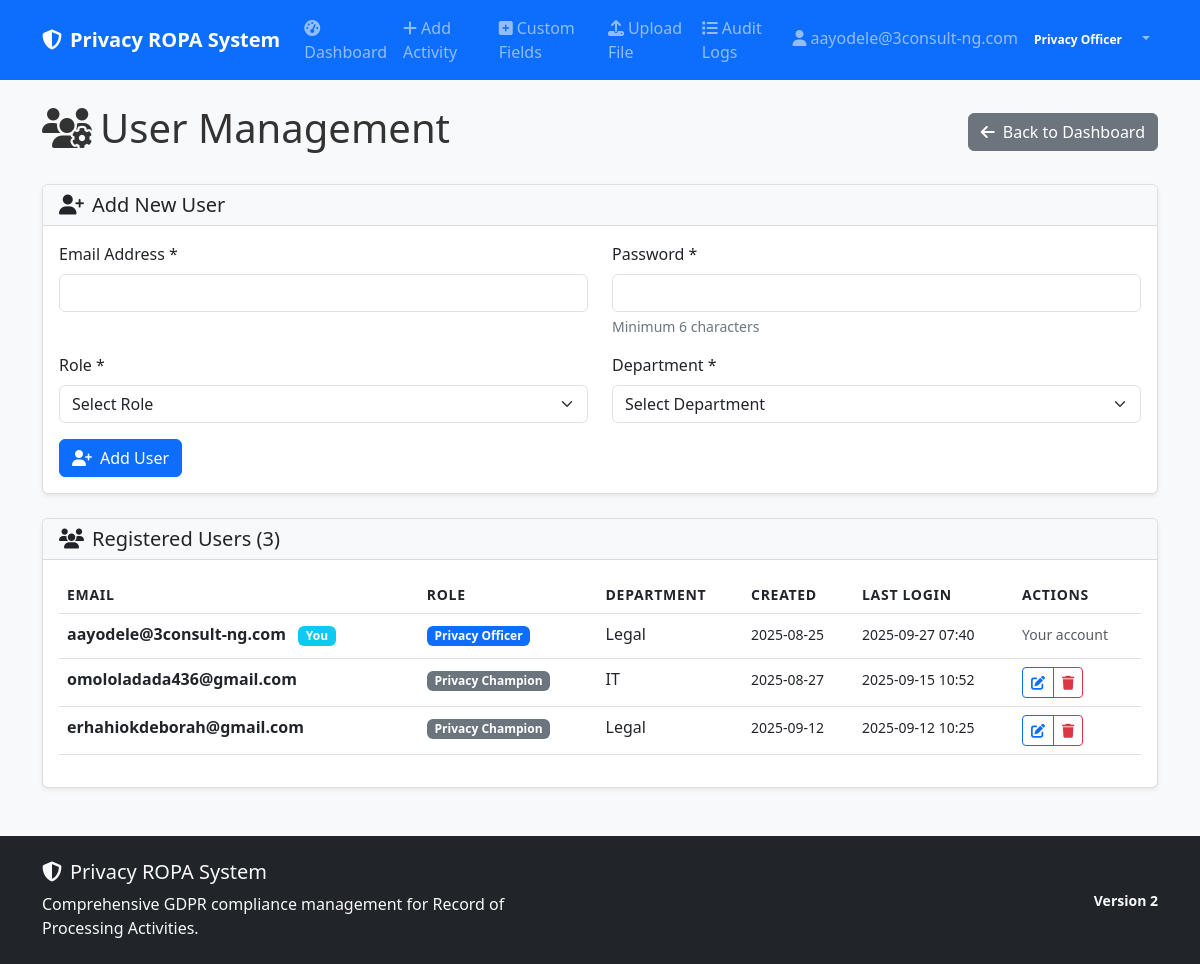
The page /user-management (signed in) on the database its author committed.
### models.py (models this page shows)
class User(UserMixin, db.Model):
    __tablename__ = 'users'
    id = db.Column(Integer, primary_key=True)
    email = db.Column(String(120), unique=True, nullable=False)
    password_hash = db.Column(String(256), nullable=False)
    role = db.Column(String(50), nullable=False, default='Privacy Champion')
    department = db.Column(String(100))
    created_at = db.Column(DateTime, default=datetime.utcnow)
    last_login = db.Column(DateTime)
    reset_token = db.Column(String(256), nullable=True)
    reset_token_expires = db.Column(DateTime, nullable=True)
    ropa_records = db.relationship('ROPARecord', foreign_keys='ROPARecord.created_by', backref='creator', lazy=True)

### app.py (the view)
@app.route('/user-management')
@login_required
def user_management():
    if current_user.role != 'Privacy Officer':
        abort(403)
    users = models.User.query.all()
    return render_template('user_management.html', users=users)

### app.py (called while the page is built)
@login_manager.user_loader
def load_user(user_id):
    return models.User.query.get(int(user_id))

### templates/user_management.html (shortened to what this page needs)
{% extends "base.html" %}
{% block content %}
<div class="d-flex justify-content-between align-items-center mb-4">
    <h1><i class="fas fa-users-cog me-2"></i>User Management</h1>
    <a href="{{ url_for('privacy_officer_dashboard') }}" class="btn btn-secondary">
        <i class="fas fa-arrow-left me-2"></i>Back to Dashboard
    </a>
</div>
<div class="card mb-4">
    <div class="card-header">
        <h5 class="mb-0">
            <i class="fas fa-user-plus me-2"></i>Add New User
        </h5>
    </div>
    <div class="card-body">
        <form method="POST" action="{{ url_for('add_user') }}">
            <div class="row">
                <div class="col-md-6 mb-3">
                    <label for="email" class="form-label">Email Address *</label>
                    <input type="email" class="form-control" id="email" name="email" required>
                </div>
                <div class="col-md-6 mb-3">
                    <label for="password" class="form-label">Password *</label>
                    <input type="password" class="form-control" id="password" name="password" required minlength="6">
                    <div class="form-text">Minimum 6 characters</div>
                </div>
            </div>
            <div class="row">
                <div class="col-md-6 mb-3">
                    <label for="role" class="form-label">Role *</label>
                    <select class="form-select" id="role" name="role" required>
                        <option value="">Select Role</option>
                    </select>
                </div>
                <div class="col-md-6 mb-3">
                    <label for="department" class="form-label">Department *</label>
                    <select class="form-select" id="department" name="department" required>
                        <option value="">Select Department</option>
                    </select>
                </div>
            </div>
            <button type="submit" class="btn btn-primary">
                <i class="fas fa-user-plus me-2"></i>Add User
            </button>
        </form>
    </div>
</div>
<div class="card">
    <div class="card-header">
        <h5 class="mb-0">
            <i class="fas fa-users me-2"></i>Registered Users ({{ users|length }})
        </h5>
    </div>
    <div class="card-body">
        {% if users %}
            <div class="table-responsive">
                <table class="table table-hover">
                    <thead>
                        <tr>
                            <th>Email</th>
                            <th>Role</th>
                            <th>Department</th>
                            <th>Created</th>
                            <th>Last Login</th>
                            <th>Actions</th>
                        </tr>
                    </thead>
                    <tbody>
                        {% for user in users %}
                        <tr>
                            <td>
                                <strong>{{ user.email }}</strong>
                                {% if user.id == current_user.id %}
                                    <span class="badge bg-info ms-2">You</span>
                                {% endif %}
                            </td>
                            <td>
                                <span class="badge bg-{% if user.role == 'Privacy Officer' %}primary{% else %}secondary{% endif %}">
                                    {{ user.role }}
                                </span>
                            </td>
                            <td>{{ user.department or 'N/A' }}</td>
                            <td>
                                <small>{{ user.created_at.strftime('%Y-%m-%d') if user.created_at else 'N/A' }}</small>
                            </td>
                            <td>
                                <small>{{ user.last_login.strftime('%Y-%m-%d %H:%M') if user.last_login else 'Never' }}</small>
                            </td>
                            <td>
                                {% if user.id != current_user.id %}
                                <div class="btn-group btn-group-sm" role="group">
                                    <button type="button" class="btn btn-outline-primary"
                                            onclick="editUser({{ user.id }}, '{{ user.email }}', '{{ user.role }}', '{{ user.department }}')">
                                        <i class="fas fa-edit"></i>
                                    </button>
                                    <button type="button" class="btn btn-outline-danger"
                                            onclick="deleteUser({{ user.id }}, '{{ user.email }}')">
                                        <i class="fas fa-trash"></i>
                                    </button>
                                </div>
                                {% else %}
                                <small class="text-muted">Your account</small>
                                {% endif %}
                            </td>
                        </tr>
                        {% endfor %}
                    </tbody>
                </table>
            </div>
        {% else %}
            <div class="text-center py-4">
                <i class="fas fa-users fa-3x text-muted mb-3"></i>
                <h5>No Users Found</h5>
                <p class="text-muted">Add the first user to get started.</p>
            </div>
        {% endif %}
    </div>
</div>
{% endblock %}

### templates/base.html (shortened to what this page needs)
<!DOCTYPE html>
<html lang="en" data-bs-theme="light">
<head>
    <link href="https://cdn.jsdelivr.net/npm/bootstrap@5.3.0/dist/css/bootstrap.min.css" rel="stylesheet">
    <link href="https://cdnjs.cloudflare.com/ajax/libs/font-awesome/6.4.0/css/all.min.css" rel="stylesheet">
    <link href="{{ url_for('static', filename='css/custom.css') }}" rel="stylesheet">
</head>
<body>
    <nav class="navbar navbar-expand-lg navbar-dark bg-primary">
        <div class="container">
            <a class="navbar-brand fw-bold" href="{{ url_for('index') }}">
                <i class="fas fa-shield-alt me-2"></i>Privacy ROPA System
            </a>
            {% if current_user.is_authenticated %}
            <div class="collapse navbar-collapse" id="navbarNav">
                <ul class="navbar-nav me-auto">
                    <li class="nav-item">
                        <a class="nav-link" href="{{ url_for('index') }}">
                            <i class="fas fa-tachometer-alt me-1"></i>Dashboard
                        </a>
                    </li>
                    <li class="nav-item">
                        <a class="nav-link" href="{{ url_for('add_activity') }}">
                            <i class="fas fa-plus me-1"></i>Add Activity
                        </a>
                    </li>
                    <li class="nav-item">
                        <a class="nav-link" href="{{ url_for('custom_tabs') }}">
                            <i class="fas fa-plus-square me-1"></i>Custom Fields
                        </a>
                    </li>
                    {% if current_user.role == 'Privacy Officer' %}
                    <li class="nav-item">
                        <a class="nav-link" href="{{ url_for('upload_file') }}">
                            <i class="fas fa-upload me-1"></i>Upload File
                        </a>
                    </li>
                    <li class="nav-item">
                        <a class="nav-link" href="{{ url_for('audit_logs') }}">
                            <i class="fas fa-list me-1"></i>Audit Logs
                        </a>
                    </li>
                    {% endif %}
                </ul>
                <ul class="navbar-nav">
                    <li class="nav-item dropdown">
                        <a class="nav-link dropdown-toggle" href="#" role="button" data-bs-toggle="dropdown">
                            <i class="fas fa-user me-1"></i>{{ current_user.email }}
                            <span class="badge bg-primary ms-1">{{ current_user.role }}</span>
                        </a>
                    </li>
                </ul>
            </div>
            {% endif %}
        </div>
    </nav>
    <main class="container my-4">
        {% block content %}{% endblock %}
    </main>
    <footer class="bg-dark text-light py-4 mt-5">
        <div class="container">
            <div class="row">
                <div class="col-md-6">
                    <h5><i class="fas fa-shield-alt me-2"></i>Privacy ROPA System</h5>
                    <p class="mb-0">Comprehensive GDPR compliance management for Record of Processing Activities.</p>
                </div>
                <div class="col-md-6 text-md-end">
                    <p class="mb-0">
                        <small class="text-muted">
                        </small>
                    </p>
                    <p class="mb-0 mt-1">
                        <small class="text-light fw-bold">
                            Version 2
                        </small>
                    </p>
                </div>
            </div>
        </div>
    </footer>
</body>
</html>

### static/css/custom.css (style rules this page uses)
body { background-color: #f8f9fa; color: #333; }
.navbar-brand { font-weight: 600; }
.card { box-shadow: 0 0.125rem 0.25rem rgba(0, 0, 0, 0.075); border: 1px solid rgba(0, 0, 0, 0.125); }
.card-header { background-color: var(--bs-gray-100); border-bottom: 1px solid rgba(0, 0, 0, 0.125); }
.badge { margin-right: 0.25rem; margin-bottom: 0.25rem; }
.table-responsive { border-radius: 0.375rem; }
.table th { border-top: none; font-weight: 600; text-transform: uppercase; font-size: 0.875rem; letter-spacing: 0.05em; }
.btn-group .btn { margin-right: 0; }
.form-label { font-weight: 500; margin-bottom: 0.5rem; }
.form-text { font-size: 0.875rem; color: var(--bs-gray-600); }

### rows shown on the page
User: email "aayodele@3consult-ng.com", role "Privacy Officer", shows "You", department "Legal", created_at "2025-08-25", last_login "2025-09-27 07:40", shows "Your account"
User: email "omololadada436@gmail.com", role "Privacy Champion", department "IT", created_at "2025-08-27", last_login "2025-09-15 10:52"
User: email "erhahiokdeborah@gmail.com", role "Privacy Champion", department "Legal", created_at "2025-09-12", last_login "2025-09-12 10:25"

### other values the page prints
{{ users|length }} "3"
